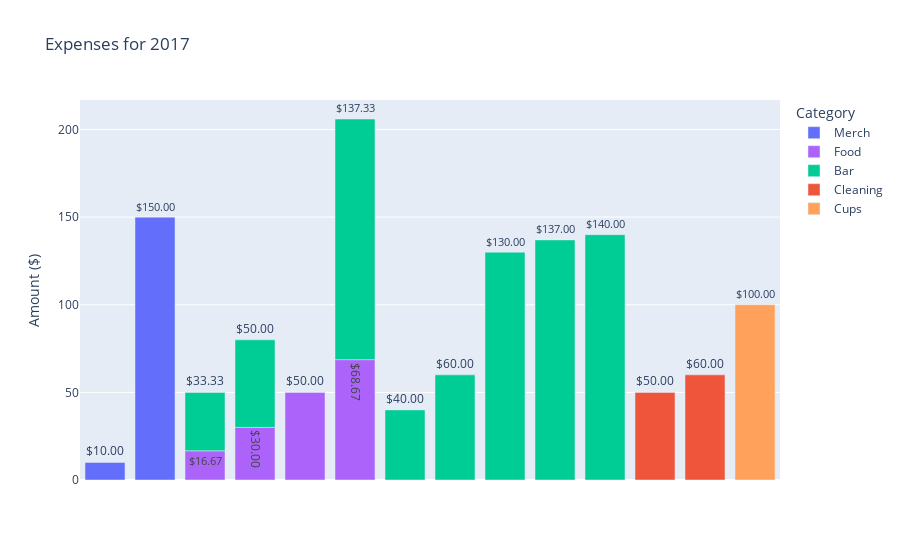
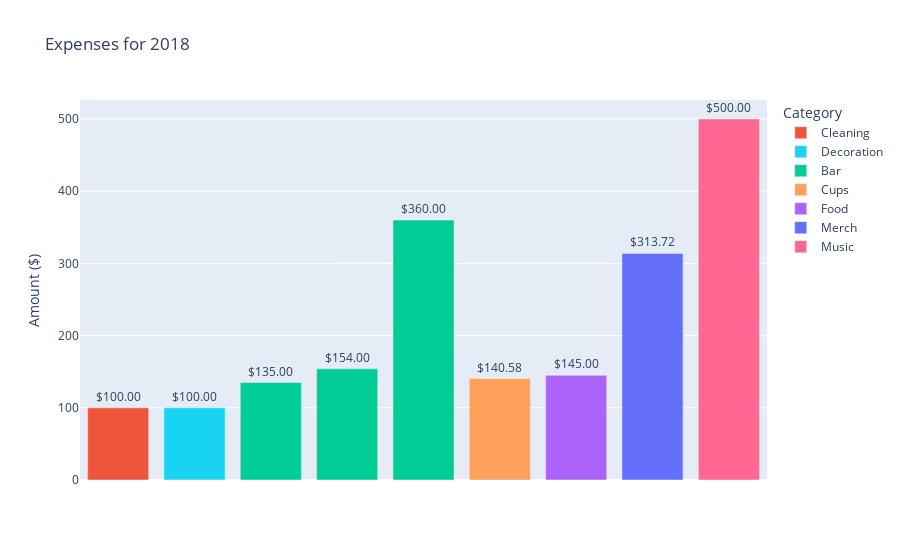
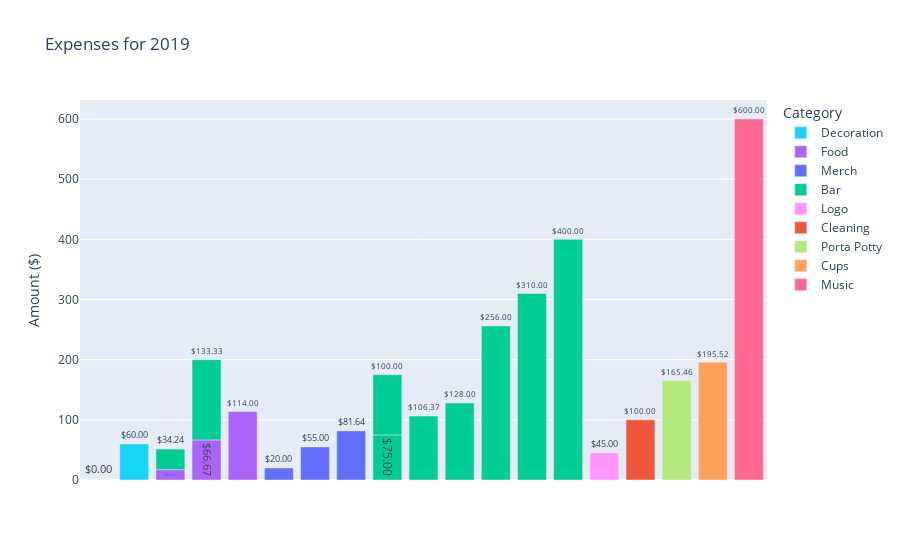
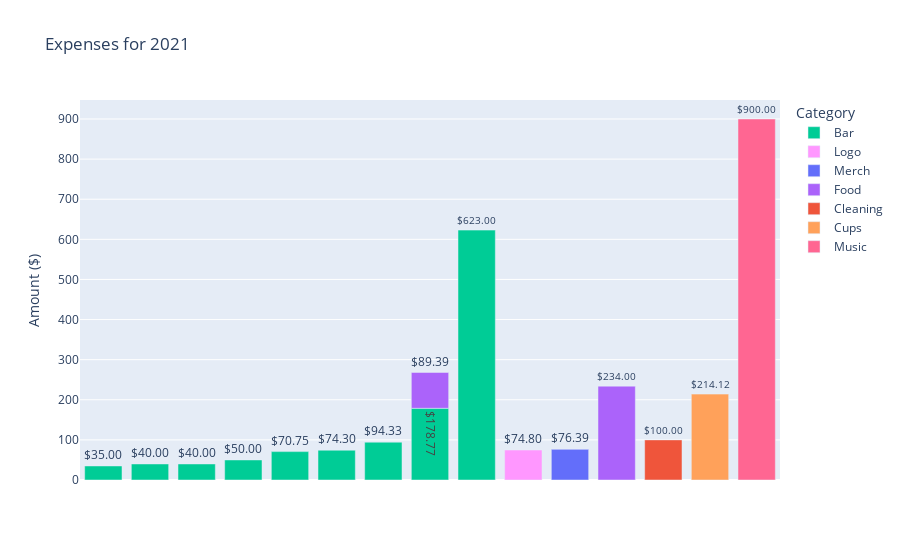

Notebook code cell kept with these figures, in order:
### Code cell
# bar plot of each year's expenses

# get unique years and categories
years = df["Year"].unique()
categories = df["Category"].unique()

# create a color dictionary
color_discrete_map = {category: px.colors.qualitative.Plotly[i%len(px.colors.qualitative.Plotly)] 
                      for i, category in enumerate(categories)}

# create a subplot for each year
for year in years:
    df_year = df[df["Year"] == year]
    
    # sort by Amount
    df_year = df_year.sort_values('Amount')
    
    # create the bar chart
    fig = px.bar(df_year, x="Expense", y="Amount", color="Category",
                 hover_data={'Expense':True, 'Amount':False, 'Name':True}, 
                 labels={'Expense':'Expense', 'Amount':'Amount ($)', 'Name':'Name'},
                 title=f"Expenses for {year}",
                 text=df_year['Amount'].apply(lambda x: f'${x:.2f}'),
                 color_discrete_map=color_discrete_map)
    
    # hide x-axis labels
    fig.update_xaxes(visible=False, showticklabels=False)
    
    # update text on bars and customize hover text
    fig.update_traces(textposition='outside', 
                      hovertemplate='<b>%{x}</b><br>%{text}')
    
    fig.show()

### Figure 1 — Plotly figure (JSON) as saved in the notebook; plotly's stock layout.template omitted (floating-point values rounded to 4 significant figures)
{"data": [{"alignmentgroup": "True", "customdata": [["Tom Brady"], ["Randy Detman"]], "hovertemplate": "<b>%{x}</b><br>%{text}", "legendgroup": "Merch", "marker": {"color": "#636EFA", "pattern": {"shape": ""}}, "name": "Merch", "offsetgroup": "Merch", "orientation": "v", "showlegend": true, "text": ["$10.00", "$150.00"], "textposition": "outside", "type": "bar", "x": ["Sign stuff", "Key chains"], "xaxis": "x", "y": [10, 150], "yaxis": "y"}, {"alignmentgroup": "True", "customdata": [["Morning Glory"], ["Tom Brady"], ["Tom Brady"], ["Randy Detman"]], "hovertemplate": "<b>%{x}</b><br>%{text}", "legendgroup": "Food", "marker": {"color": "#AB63FA", "pattern": {"shape": ""}}, "name": "Food", "offsetgroup": "Food", "orientation": "v", "showlegend": true, "text": ["$16.67", "$30.00", "$50.00", "$68.67"], "textposition": "outside", "type": "bar", "x": ["Liquor / Food / Costco", "Extra beer and plates from Giant", "Plates/cups etc", "Costco"], "xaxis": "x", "y": [16.67, 30, 50, 68.67], "yaxis": "y"}, {"alignmentgroup": "True", "customdata": [["Morning Glory"], ["Watsonville"], ["Tom Brady"], ["Tom Brady"], ["Randy Detman"], ["Tom Brady"], ["Randy Detman"], ["Morning Glory"]], "hovertemplate": "<b>%{x}</b><br>%{text}", "legendgroup": "Bar", "marker": {"color": "#00CC96", "pattern": {"shape": ""}}, "name": "Bar", "offsetgroup": "Bar", "orientation": "v", "showlegend": true, "text": ["$33.33", "$40.00", "$50.00", "$60.00", "$130.00", "$137.00", "$137.33", "$140.00"], "textposition": "outside", "type": "bar", "x": ["Liquor / Food / Costco", "Beer", "Extra beer and plates from Giant", "Ice ", "Homebrew", "Extra kegs from 3 stars", "Costco", "Brau kegs"], "xaxis": "x", "y": [33.33, 40, 50, 60, 130, 137, 137.3, 140], "yaxis": "y"}, {"alignmentgroup": "True", "customdata": [["Randy Detman"], ["Randy Detman"]], "hovertemplate": "<b>%{x}</b><br>%{text}", "legendgroup": "Cleaning", "marker": {"color": "#EF553B", "pattern": {"shape": ""}}, "name": "Cleaning", "offsetgroup": "Cleaning", "orientation": "v", "showlegend": true, "text": ["$50.00", "$60.00"], "textposition": "outside", "type": "bar", "x": ["Carpet cleaner", "Cleaning service"], "xaxis": "x", "y": [50, 60], "yaxis": "y"}, {"alignmentgroup": "True", "customdata": [["Randy Detman"]], "hovertemplate": "<b>%{x}</b><br>%{text}", "legendgroup": "Cups", "marker": {"color": "#FFA15A", "pattern": {"shape": ""}}, "name": "Cups", "offsetgroup": "Cups", "orientation": "v", "showlegend": true, "text": ["$100.00"], "textposition": "outside", "type": "bar", "x": ["Personalized Cups"], "xaxis": "x", "y": [100], "yaxis": "y"}], "layout": {"barmode": "relative", "legend": {"title": {"text": "Category"}, "tracegroupgap": 0}, "title": {"text": "Expenses for 2017"}, "xaxis": {"anchor": "y", "domain": [0, 1], "showticklabels": false, "title": {"text": "Expense"}, "visible": false}, "yaxis": {"anchor": "x", "domain": [0, 1], "title": {"text": "Amount ($)"}}}}

### Figure 2 — Plotly figure (JSON) as saved in the notebook; plotly's stock layout.template omitted (floating-point values rounded to 4 significant figures)
{"data": [{"alignmentgroup": "True", "customdata": [["Morning Glory"]], "hovertemplate": "<b>%{x}</b><br>%{text}", "legendgroup": "Cleaning", "marker": {"color": "#EF553B", "pattern": {"shape": ""}}, "name": "Cleaning", "offsetgroup": "Cleaning", "orientation": "v", "showlegend": true, "text": ["$100.00"], "textposition": "outside", "type": "bar", "x": ["Cleaner / Carpet cleaner"], "xaxis": "x", "y": [100], "yaxis": "y"}, {"alignmentgroup": "True", "customdata": [["Tom Brady"]], "hovertemplate": "<b>%{x}</b><br>%{text}", "legendgroup": "Decoration", "marker": {"color": "#19D3F3", "pattern": {"shape": ""}}, "name": "Decoration", "offsetgroup": "Decoration", "orientation": "v", "showlegend": true, "text": ["$100.00"], "textposition": "outside", "type": "bar", "x": ["Pumpkins, hay and cider"], "xaxis": "x", "y": [100], "yaxis": "y"}, {"alignmentgroup": "True", "customdata": [["Morning Glory"], ["Morning Glory"], ["Randy Detman"]], "hovertemplate": "<b>%{x}</b><br>%{text}", "legendgroup": "Bar", "marker": {"color": "#00CC96", "pattern": {"shape": ""}}, "name": "Bar", "offsetgroup": "Bar", "orientation": "v", "showlegend": true, "text": ["$135.00", "$154.00", "$360.00"], "textposition": "outside", "type": "bar", "x": ["Liquor at Costco", "Keg of port city porter", "FBC Kegs (8 @ roughly $45/keg)"], "xaxis": "x", "y": [135, 154, 360], "yaxis": "y"}, {"alignmentgroup": "True", "customdata": [["Randy Detman"]], "hovertemplate": "<b>%{x}</b><br>%{text}", "legendgroup": "Cups", "marker": {"color": "#FFA15A", "pattern": {"shape": ""}}, "name": "Cups", "offsetgroup": "Cups", "orientation": "v", "showlegend": true, "text": ["$140.58"], "textposition": "outside", "type": "bar", "x": ["Cups"], "xaxis": "x", "y": [140.6], "yaxis": "y"}, {"alignmentgroup": "True", "customdata": [["Randy Detman"]], "hovertemplate": "<b>%{x}</b><br>%{text}", "legendgroup": "Food", "marker": {"color": "#AB63FA", "pattern": {"shape": ""}}, "name": "Food", "offsetgroup": "Food", "orientation": "v", "showlegend": true, "text": ["$145.00"], "textposition": "outside", "type": "bar", "x": ["Costco"], "xaxis": "x", "y": [145], "yaxis": "y"}, {"alignmentgroup": "True", "customdata": [["Randy Detman"]], "hovertemplate": "<b>%{x}</b><br>%{text}", "legendgroup": "Merch", "marker": {"color": "#636EFA", "pattern": {"shape": ""}}, "name": "Merch", "offsetgroup": "Merch", "orientation": "v", "showlegend": true, "text": ["$313.72"], "textposition": "outside", "type": "bar", "x": ["Shirts"], "xaxis": "x", "y": [313.7], "yaxis": "y"}, {"alignmentgroup": "True", "customdata": [["Tom Brady"]], "hovertemplate": "<b>%{x}</b><br>%{text}", "legendgroup": "Music", "marker": {"color": "#FF6692", "pattern": {"shape": ""}}, "name": "Music", "offsetgroup": "Music", "orientation": "v", "showlegend": true, "text": ["$500.00"], "textposition": "outside", "type": "bar", "x": ["Bands"], "xaxis": "x", "y": [500], "yaxis": "y"}], "layout": {"barmode": "relative", "legend": {"title": {"text": "Category"}, "tracegroupgap": 0}, "title": {"text": "Expenses for 2018"}, "xaxis": {"anchor": "y", "domain": [0, 1], "showticklabels": false, "title": {"text": "Expense"}, "visible": false}, "yaxis": {"anchor": "x", "domain": [0, 1], "title": {"text": "Amount ($)"}}}}

### Figure 3 — Plotly figure (JSON) as saved in the notebook; plotly's stock layout.template omitted (floating-point values rounded to 4 significant figures)
{"data": [{"alignmentgroup": "True", "customdata": [["Burntwood Gardens"], ["Morning Glory"]], "hovertemplate": "<b>%{x}</b><br>%{text}", "legendgroup": "Decoration", "marker": {"color": "#19D3F3", "pattern": {"shape": ""}}, "name": "Decoration", "offsetgroup": "Decoration", "orientation": "v", "showlegend": true, "text": ["$0.00", "$60.00"], "textposition": "outside", "type": "bar", "x": ["Pumpkins / Hay", "Wicked Fun Facebook Sign"], "xaxis": "x", "y": [0, 60], "yaxis": "y"}, {"alignmentgroup": "True", "customdata": [["Randy Detman"], ["Morning Glory"], ["Burntwood Gardens"]], "hovertemplate": "<b>%{x}</b><br>%{text}", "legendgroup": "Food", "marker": {"color": "#AB63FA", "pattern": {"shape": ""}}, "name": "Food", "offsetgroup": "Food", "orientation": "v", "showlegend": true, "text": ["$17.12", "$66.67", "$114.00"], "textposition": "outside", "type": "bar", "x": ["Costco part 2", "Costco Liquor / Plates / Paper Towels, TP, trash bags", "Paella"], "xaxis": "x", "y": [17.12, 66.67, 114], "yaxis": "y"}, {"alignmentgroup": "True", "customdata": [["Tarot"], ["Morning Glory"], ["Randy Detman"]], "hovertemplate": "<b>%{x}</b><br>%{text}", "legendgroup": "Merch", "marker": {"color": "#636EFA", "pattern": {"shape": ""}}, "name": "Merch", "offsetgroup": "Merch", "orientation": "v", "showlegend": true, "text": ["$20.00", "$55.00", "$81.64"], "textposition": "outside", "type": "bar", "x": ["Face paint", "Tie-Dye", "Tie-Dye Ts"], "xaxis": "x", "y": [20, 55, 81.64], "yaxis": "y"}, {"alignmentgroup": "True", "customdata": [["Randy Detman"], ["Scotland"], ["Tom Brady"], ["Florida"], ["Bitter Barbie"], ["Morning Glory"], ["Chicago"], ["Morning Glory"], ["Randy Detman"]], "hovertemplate": "<b>%{x}</b><br>%{text}", "legendgroup": "Bar", "marker": {"color": "#00CC96", "pattern": {"shape": ""}}, "name": "Bar", "offsetgroup": "Bar", "orientation": "v", "showlegend": true, "text": ["$34.24", "$75.00", "$100.00", "$106.37", "$128.00", "$133.33", "$256.00", "$310.00", "$400.00"], "textposition": "outside", "type": "bar", "x": ["Costco part 2", "Liquor run", "Liquor run", "Giant run", "Ice", "Costco Liquor / Plates / Paper Towels, TP, trash bags", "Beer run", "Tonic Kegs (Port City Porter & Bold Rock)", "Homebrew"], "xaxis": "x", "y": [34.24, 75, 100, 106.4, 128, 133.3, 256, 310, 400], "yaxis": "y"}, {"alignmentgroup": "True", "customdata": [["Randy Detman"]], "hovertemplate": "<b>%{x}</b><br>%{text}", "legendgroup": "Logo", "marker": {"color": "#FF97FF", "pattern": {"shape": ""}}, "name": "Logo", "offsetgroup": "Logo", "orientation": "v", "showlegend": true, "text": ["$45.00"], "textposition": "outside", "type": "bar", "x": ["Logo"], "xaxis": "x", "y": [45], "yaxis": "y"}, {"alignmentgroup": "True", "customdata": [["Morning Glory"]], "hovertemplate": "<b>%{x}</b><br>%{text}", "legendgroup": "Cleaning", "marker": {"color": "#EF553B", "pattern": {"shape": ""}}, "name": "Cleaning", "offsetgroup": "Cleaning", "orientation": "v", "showlegend": true, "text": ["$100.00"], "textposition": "outside", "type": "bar", "x": ["Cleaning"], "xaxis": "x", "y": [100], "yaxis": "y"}, {"alignmentgroup": "True", "customdata": [["Randy Detman"]], "hovertemplate": "<b>%{x}</b><br>%{text}", "legendgroup": "Porta Potty", "marker": {"color": "#B6E880", "pattern": {"shape": ""}}, "name": "Porta Potty", "offsetgroup": "Porta Potty", "orientation": "v", "showlegend": true, "text": ["$165.46"], "textposition": "outside", "type": "bar", "x": ["Porta Potty"], "xaxis": "x", "y": [165.5], "yaxis": "y"}, {"alignmentgroup": "True", "customdata": [["Randy Detman"]], "hovertemplate": "<b>%{x}</b><br>%{text}", "legendgroup": "Cups", "marker": {"color": "#FFA15A", "pattern": {"shape": ""}}, "name": "Cups", "offsetgroup": "Cups", "orientation": "v", "showlegend": true, "text": ["$195.52"], "textposition": "outside", "type": "bar", "x": ["Cups"], "xaxis": "x", "y": [195.5], "yaxis": "y"}, {"alignmentgroup": "True", "customdata": [["Tom Brady"]], "hovertemplate": "<b>%{x}</b><br>%{text}", "legendgroup": "Music", "marker": {"color": "#FF6692", "pattern": {"shape": ""}}, "name": "Music", "offsetgroup": "Music", "orientation": "v", "showlegend": true, "text": ["$600.00"], "textposition": "outside", "type": "bar", "x": ["Bands"], "xaxis": "x", "y": [600], "yaxis": "y"}], "layout": {"barmode": "relative", "legend": {"title": {"text": "Category"}, "tracegroupgap": 0}, "title": {"text": "Expenses for 2019"}, "xaxis": {"anchor": "y", "domain": [0, 1], "showticklabels": false, "title": {"text": "Expense"}, "visible": false}, "yaxis": {"anchor": "x", "domain": [0, 1], "title": {"text": "Amount ($)"}}}}

### Figure 4 — Plotly figure (JSON) as saved in the notebook; plotly's stock layout.template omitted (floating-point values rounded to 4 significant figures)
{"data": [{"alignmentgroup": "True", "customdata": [["Randy Detman"], ["Randy Detman"], ["Randy Detman"], ["Randy Detman"], ["Morning Glory"], ["Morning Glory"], ["Randy Detman"], ["Randy Detman"], ["Morning Glory"]], "hovertemplate": "<b>%{x}</b><br>%{text}", "legendgroup": "Bar", "marker": {"color": "#00CC96", "pattern": {"shape": ""}}, "name": "Bar", "offsetgroup": "Bar", "orientation": "v", "showlegend": true, "text": ["$35.00", "$40.00", "$40.00", "$50.00", "$70.75", "$74.30", "$94.33", "$178.77", "$623.00"], "textposition": "outside", "type": "bar", "x": ["Shell Gas Station- Ice", "Fishbowl Beer", "CO2/propane", "Keg Taps/Lines", "Giant Mixers", "Keg tax", "Giant - Ice, mixers", "Costco", "Tonic Kegs"], "xaxis": "x", "y": [35, 40, 40, 50, 70.75, 74.3, 94.33, 178.8, 623], "yaxis": "y"}, {"alignmentgroup": "True", "customdata": [["Randy Detman"]], "hovertemplate": "<b>%{x}</b><br>%{text}", "legendgroup": "Logo", "marker": {"color": "#FF97FF", "pattern": {"shape": ""}}, "name": "Logo", "offsetgroup": "Logo", "orientation": "v", "showlegend": true, "text": ["$74.80"], "textposition": "outside", "type": "bar", "x": ["Logo"], "xaxis": "x", "y": [74.8], "yaxis": "y"}, {"alignmentgroup": "True", "customdata": [["Randy Detman"]], "hovertemplate": "<b>%{x}</b><br>%{text}", "legendgroup": "Merch", "marker": {"color": "#636EFA", "pattern": {"shape": ""}}, "name": "Merch", "offsetgroup": "Merch", "orientation": "v", "showlegend": true, "text": ["$76.39"], "textposition": "outside", "type": "bar", "x": ["Tatoos"], "xaxis": "x", "y": [76.39], "yaxis": "y"}, {"alignmentgroup": "True", "customdata": [["Randy Detman"], ["Randy Detman"]], "hovertemplate": "<b>%{x}</b><br>%{text}", "legendgroup": "Food", "marker": {"color": "#AB63FA", "pattern": {"shape": ""}}, "name": "Food", "offsetgroup": "Food", "orientation": "v", "showlegend": true, "text": ["$89.39", "$234.00"], "textposition": "outside", "type": "bar", "x": ["Costco", "Pizza Walay"], "xaxis": "x", "y": [89.39, 234], "yaxis": "y"}, {"alignmentgroup": "True", "customdata": [["Morning Glory"]], "hovertemplate": "<b>%{x}</b><br>%{text}", "legendgroup": "Cleaning", "marker": {"color": "#EF553B", "pattern": {"shape": ""}}, "name": "Cleaning", "offsetgroup": "Cleaning", "orientation": "v", "showlegend": true, "text": ["$100.00"], "textposition": "outside", "type": "bar", "x": ["Cleaning"], "xaxis": "x", "y": [100], "yaxis": "y"}, {"alignmentgroup": "True", "customdata": [["Randy Detman"]], "hovertemplate": "<b>%{x}</b><br>%{text}", "legendgroup": "Cups", "marker": {"color": "#FFA15A", "pattern": {"shape": ""}}, "name": "Cups", "offsetgroup": "Cups", "orientation": "v", "showlegend": true, "text": ["$214.12"], "textposition": "outside", "type": "bar", "x": ["Cups"], "xaxis": "x", "y": [214.1], "yaxis": "y"}, {"alignmentgroup": "True", "customdata": [["Morning Glory"]], "hovertemplate": "<b>%{x}</b><br>%{text}", "legendgroup": "Music", "marker": {"color": "#FF6692", "pattern": {"shape": ""}}, "name": "Music", "offsetgroup": "Music", "orientation": "v", "showlegend": true, "text": ["$900.00"], "textposition": "outside", "type": "bar", "x": ["Bands"], "xaxis": "x", "y": [900], "yaxis": "y"}], "layout": {"barmode": "relative", "legend": {"title": {"text": "Category"}, "tracegroupgap": 0}, "title": {"text": "Expenses for 2021"}, "xaxis": {"anchor": "y", "domain": [0, 1], "showticklabels": false, "title": {"text": "Expense"}, "visible": false}, "yaxis": {"anchor": "x", "domain": [0, 1], "title": {"text": "Amount ($)"}}}}
